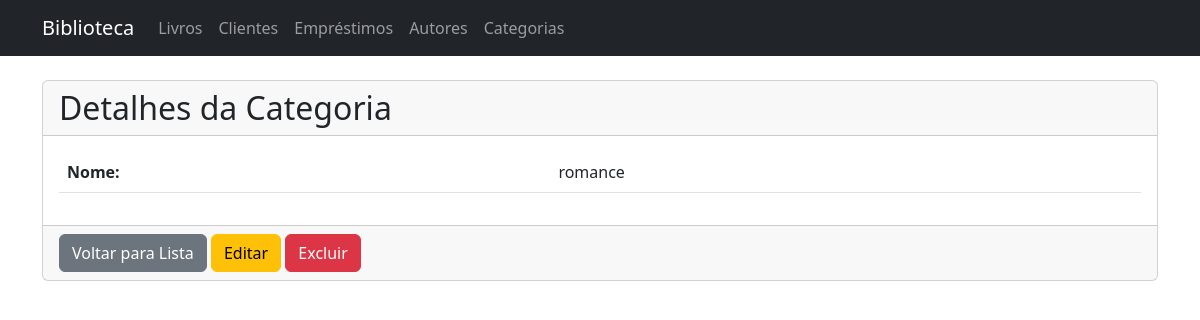
Page /categories/1 on the earlier database version.
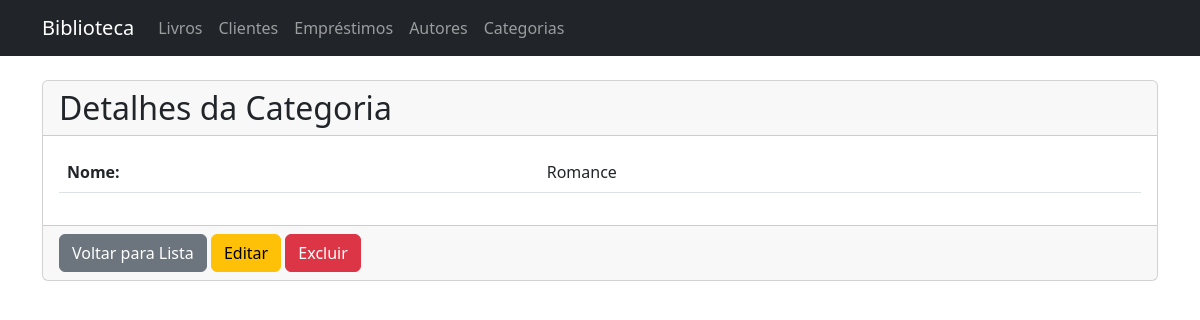
Same page on the later database version.
### app/models/entities/category.py (models this page shows, shortened)
class Category(db.Model):
    __tablename__ = 'categories'
    id = db.Column(db.Integer, primary_key=True)
    name = db.Column(db.String(50), nullable=False, unique=True)
    books = db.relationship('Book', backref='category', lazy=True)

### app/controllers/category_controller.py (the view)
@category_bp.route('/<int:id>')
def show(id):
    try:
        category = CategoryService.get_category(id)
        return render_template('categories/show.html', category=category)
    except NotFoundError as e:
        flash(str(e), 'danger')
        return redirect(url_for('category_controller.index'))

### app/repositories/category_repository.py (called while the page is built)
    @staticmethod
    def get_by_id(category_id):
        return Category.query.get(category_id)

### app/services/category_service.py (called while the page is built)
    @staticmethod
    def get_category(category_id):
        if category := CategoryRepository.get_by_id(category_id):
            return category
        raise NotFoundError("Categoria não encontrada")

### app/templates/categories/show.html (shortened to what this page needs)
{% extends "base.html" %}
{% block content %}
<div class="card">
    <div class="card-header">
        <h2 class="mb-0">Detalhes da Categoria</h2>
    </div>
    <div class="card-body">
        <table class="table">
            <tr>
                <th>Nome:</th>
                <td>{{ category.name }}</td>
            </tr>
        </table>
    </div>
    <div class="card-footer">
        <a href="{{ url_for('category_controller.index') }}" class="btn btn-secondary">Voltar para Lista</a>
        <a href="{{ url_for('category_controller.edit', id=category.id) }}" class="btn btn-warning">Editar</a>
        <form action="{{ url_for('category_controller.delete', id=category.id) }}" method="POST" style="display:inline;" onsubmit="return confirm('Tem certeza que deseja excluir esta categoria?');">
            <button type="submit" class="btn btn-danger">Excluir</button>
        </form>
    </div>
</div>
{% endblock %}

Differences in the rows shown:
changed Category: name "romance" → "Romance"
